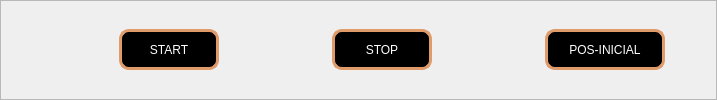
          <widget class="QFrame" name="frame_12">
           <property name="minimumSize">
            <size>
             <width>0</width>
             <height>50</height>
            </size>
           </property>
           <property name="styleSheet">
            <string notr="true">QPushButton {
	color: white;
	font: 12pt &quot;Lato&quot;;
 	border-radius: 10px;
 	background-color:      #000000;
	width:                 35px;
    height:                 35px;
	border: 3px solid  #df9b6a;
    }


 QPushButton:hover {
        background-color:#df9b6a;
        color: #000000;
    }

    QPushButton:disabled {
        background-color: #849fa8;
        color: grey;
		border: 3px solid  grey;
    }</string>
           </property>
           <property name="frameShape">
            <enum>QFrame::StyledPanel</enum>
           </property>
           <property name="frameShadow">
            <enum>QFrame::Raised</enum>
           </property>
           <layout class="QHBoxLayout" name="horizontalLayout_21">
            <item>
             <spacer name="horizontalSpacer_3">
              <property name="orientation">
               <enum>Qt::Horizontal</enum>
              </property>
              <property name="sizeHint" stdset="0">
               <size>
                <width>107</width>
                <height>20</height>
               </size>
              </property>
             </spacer>
            </item>
            <item>
             <widget class="QPushButton" name="bt_start">
              <property name="minimumSize">
               <size>
                <width>100</width>
                <height>30</height>
               </size>
              </property>
              <property name="text">
               <string>START</string>
              </property>
             </widget>
            </item>
            <item>
             <spacer name="horizontalSpacer_4">
              <property name="orientation">
               <enum>Qt::Horizontal</enum>
              </property>
              <property name="sizeHint" stdset="0">
               <size>
                <width>107</width>
                <height>20</height>
               </size>
              </property>
             </spacer>
            </item>
            <item>
             <widget class="QPushButton" name="bt_stop">
              <property name="minimumSize">
               <size>
                <width>100</width>
                <height>30</height>
               </size>
              </property>
              <property name="text">
               <string>STOP</string>
              </property>
             </widget>
            </item>
            <item>
             <spacer name="horizontalSpacer_5">
              <property name="orientation">
               <enum>Qt::Horizontal</enum>
              </property>
              <property name="sizeHint" stdset="0">
               <size>
                <width>107</width>
                <height>20</height>
               </size>
              </property>
             </spacer>
            </item>
            <item>
             <widget class="QPushButton" name="bt_pos_inicial">
              <property name="minimumSize">
               <size>
                <width>120</width>
                <height>30</height>
               </size>
              </property>
              <property name="text">
               <string>POS-INICIAL</string>
              </property>
             </widget>
            </item>
            <item>
             <spacer name="horizontalSpacer_6">
              <property name="orientation">
               <enum>Qt::Horizontal</enum>
              </property>
              <property name="sizeHint" stdset="0">
               <size>
                <width>40</width>
                <height>20</height>
               </size>
              </property>
             </spacer>
            </item>
           </layout>
          </widget>
